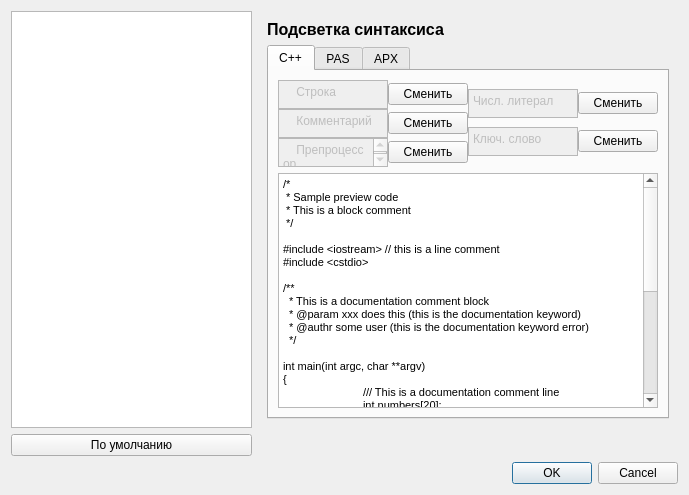
<?xml version="1.0" encoding="UTF-8"?>
<ui version="4.0">
 <class>SettingsDialog</class>
 <widget class="QDialog" name="SettingsDialog">
  <property name="geometry">
   <rect>
    <x>0</x>
    <y>0</y>
    <width>689</width>
    <height>495</height>
   </rect>
  </property>
  <property name="windowTitle">
   <string>Основные настройки</string>
  </property>
  <layout class="QGridLayout" name="gridLayout_4">
   <item row="0" column="0">
    <widget class="QListWidget" name="listWidget">
     <property name="maximumSize">
      <size>
       <width>9999</width>
       <height>99999</height>
      </size>
     </property>
    </widget>
   </item>
   <item row="0" column="1">
    <widget class="QStackedWidget" name="stackedWidget">
     <property name="currentIndex">
      <number>0</number>
     </property>
     <widget class="QWidget" name="page_3">
      <layout class="QGridLayout" name="gridLayout_3">
       <item row="0" column="0">
        <widget class="QLabel" name="label">
         <property name="text">
          <string>&lt;html&gt;&lt;head/&gt;&lt;body&gt;&lt;p&gt;&lt;span style=&quot; font-size:12pt; font-weight:600;&quot;&gt;Подсветка синтаксиса&lt;/span&gt;&lt;/p&gt;&lt;/body&gt;&lt;/html&gt;</string>
         </property>
         <property name="textFormat">
          <enum>Qt::RichText</enum>
         </property>
        </widget>
       </item>
       <item row="1" column="0">
        <widget class="QTabWidget" name="tabWidget">
         <property name="currentIndex">
          <number>0</number>
         </property>
         <widget class="QWidget" name="tab">
          <attribute name="title">
           <string>C++</string>
          </attribute>
          <layout class="QGridLayout" name="gridLayout_2">
           <item row="0" column="0">
            <layout class="QGridLayout" name="gridLayout">
             <property name="spacing">
              <number>0</number>
             </property>
             <item row="0" column="0">
              <layout class="QVBoxLayout" name="verticalLayout">
               <item>
                <layout class="QHBoxLayout" name="horizontalLayout">
                 <item>
                  <widget class="QPlainTextEdit" name="plainTextEdit_2">
                   <property name="enabled">
                    <bool>false</bool>
                   </property>
                   <property name="minimumSize">
                    <size>
                     <width>110</width>
                     <height>29</height>
                    </size>
                   </property>
                   <property name="maximumSize">
                    <size>
                     <width>110</width>
                     <height>29</height>
                    </size>
                   </property>
                   <property name="plainText">
                    <string>    Строка</string>
                   </property>
                  </widget>
                 </item>
                 <item>
                  <widget class="QPushButton" name="pushButton_2">
                   <property name="text">
                    <string>Сменить</string>
                   </property>
                  </widget>
                 </item>
                </layout>
               </item>
               <item>
                <layout class="QHBoxLayout" name="horizontalLayout_2">
                 <item>
                  <widget class="QPlainTextEdit" name="plainTextEdit_3">
                   <property name="enabled">
                    <bool>false</bool>
                   </property>
                   <property name="minimumSize">
                    <size>
                     <width>110</width>
                     <height>29</height>
                    </size>
                   </property>
                   <property name="maximumSize">
                    <size>
                     <width>110</width>
                     <height>29</height>
                    </size>
                   </property>
                   <property name="plainText">
                    <string>    Комментарий</string>
                   </property>
                  </widget>
                 </item>
                 <item>
                  <widget class="QPushButton" name="pushButton_3">
                   <property name="text">
                    <string>Сменить</string>
                   </property>
                  </widget>
                 </item>
                </layout>
               </item>
               <item>
                <layout class="QHBoxLayout" name="horizontalLayout_3">
                 <item>
                  <widget class="QPlainTextEdit" name="plainTextEdit">
                   <property name="enabled">
                    <bool>false</bool>
                   </property>
                   <property name="minimumSize">
                    <size>
                     <width>110</width>
                     <height>29</height>
                    </size>
                   </property>
                   <property name="maximumSize">
                    <size>
                     <width>110</width>
                     <height>29</height>
                    </size>
                   </property>
                   <property name="acceptDrops">
                    <bool>false</bool>
                   </property>
                   <property name="plainText">
                    <string>    Препроцессор</string>
                   </property>
                  </widget>
                 </item>
                 <item>
                  <widget class="QPushButton" name="pushButton">
                   <property name="text">
                    <string>Сменить</string>
                   </property>
                  </widget>
                 </item>
                </layout>
               </item>
              </layout>
             </item>
             <item row="0" column="1">
              <layout class="QVBoxLayout" name="verticalLayout_2">
               <item>
                <layout class="QHBoxLayout" name="horizontalLayout_5">
                 <item>
                  <widget class="QPlainTextEdit" name="plainTextEdit_4">
                   <property name="enabled">
                    <bool>false</bool>
                   </property>
                   <property name="minimumSize">
                    <size>
                     <width>110</width>
                     <height>29</height>
                    </size>
                   </property>
                   <property name="maximumSize">
                    <size>
                     <width>110</width>
                     <height>29</height>
                    </size>
                   </property>
                   <property name="plainText">
                    <string>Числ. литерал</string>
                   </property>
                  </widget>
                 </item>
                 <item>
                  <widget class="QPushButton" name="pushButton_4">
                   <property name="text">
                    <string>Сменить</string>
                   </property>
                  </widget>
                 </item>
                </layout>
               </item>
               <item>
                <layout class="QHBoxLayout" name="horizontalLayout_4">
                 <item>
                  <widget class="QPlainTextEdit" name="plainTextEdit_5">
                   <property name="enabled">
                    <bool>false</bool>
                   </property>
                   <property name="minimumSize">
                    <size>
                     <width>110</width>
                     <height>29</height>
                    </size>
                   </property>
                   <property name="maximumSize">
                    <size>
                     <width>110</width>
                     <height>29</height>
                    </size>
                   </property>
                   <property name="plainText">
                    <string>Ключ. слово</string>
                   </property>
                  </widget>
                 </item>
                 <item>
                  <widget class="QPushButton" name="pushButton_5">
                   <property name="text">
                    <string>Сменить</string>
                   </property>
                  </widget>
                 </item>
                </layout>
               </item>
              </layout>
             </item>
            </layout>
           </item>
           <item row="1" column="0">
            <widget class="QTextEdit" name="textEdit">
             <property name="enabled">
              <bool>true</bool>
             </property>
             <property name="readOnly">
              <bool>true</bool>
             </property>
             <property name="html">
              <string>&lt;!DOCTYPE HTML PUBLIC &quot;-//W3C//DTD HTML 4.0//EN&quot; &quot;http://www.w3.org/TR/REC-html40/strict.dtd&quot;&gt;
&lt;html&gt;&lt;head&gt;&lt;meta name=&quot;qrichtext&quot; content=&quot;1&quot; /&gt;&lt;style type=&quot;text/css&quot;&gt;
p, li { white-space: pre-wrap; }
&lt;/style&gt;&lt;/head&gt;&lt;body style=&quot; font-family:'MS Shell Dlg 2'; font-size:8.25pt; font-weight:400; font-style:normal;&quot;&gt;
&lt;p style=&quot; margin-top:0px; margin-bottom:0px; margin-left:0px; margin-right:0px; -qt-block-indent:0; text-indent:0px;&quot;&gt;&lt;span style=&quot; font-size:8pt;&quot;&gt;/*&lt;/span&gt;&lt;/p&gt;
&lt;p style=&quot; margin-top:0px; margin-bottom:0px; margin-left:0px; margin-right:0px; -qt-block-indent:0; text-indent:0px;&quot;&gt;&lt;span style=&quot; font-size:8pt;&quot;&gt; * Sample preview code&lt;/span&gt;&lt;/p&gt;
&lt;p style=&quot; margin-top:0px; margin-bottom:0px; margin-left:0px; margin-right:0px; -qt-block-indent:0; text-indent:0px;&quot;&gt;&lt;span style=&quot; font-size:8pt;&quot;&gt; * This is a block comment&lt;/span&gt;&lt;/p&gt;
&lt;p style=&quot; margin-top:0px; margin-bottom:0px; margin-left:0px; margin-right:0px; -qt-block-indent:0; text-indent:0px;&quot;&gt;&lt;span style=&quot; font-size:8pt;&quot;&gt; */&lt;/span&gt;&lt;/p&gt;
&lt;p style=&quot;-qt-paragraph-type:empty; margin-top:0px; margin-bottom:0px; margin-left:0px; margin-right:0px; -qt-block-indent:0; text-indent:0px; font-size:8pt;&quot;&gt;&lt;br /&gt;&lt;/p&gt;
&lt;p style=&quot; margin-top:0px; margin-bottom:0px; margin-left:0px; margin-right:0px; -qt-block-indent:0; text-indent:0px;&quot;&gt;&lt;span style=&quot; font-size:8pt;&quot;&gt;#include &amp;lt;iostream&amp;gt; // this is a line comment&lt;/span&gt;&lt;/p&gt;
&lt;p style=&quot; margin-top:0px; margin-bottom:0px; margin-left:0px; margin-right:0px; -qt-block-indent:0; text-indent:0px;&quot;&gt;&lt;span style=&quot; font-size:8pt;&quot;&gt;#include &amp;lt;cstdio&amp;gt;&lt;/span&gt;&lt;/p&gt;
&lt;p style=&quot;-qt-paragraph-type:empty; margin-top:0px; margin-bottom:0px; margin-left:0px; margin-right:0px; -qt-block-indent:0; text-indent:0px; font-size:8pt;&quot;&gt;&lt;br /&gt;&lt;/p&gt;
&lt;p style=&quot; margin-top:0px; margin-bottom:0px; margin-left:0px; margin-right:0px; -qt-block-indent:0; text-indent:0px;&quot;&gt;&lt;span style=&quot; font-size:8pt;&quot;&gt;/**&lt;/span&gt;&lt;/p&gt;
&lt;p style=&quot; margin-top:0px; margin-bottom:0px; margin-left:0px; margin-right:0px; -qt-block-indent:0; text-indent:0px;&quot;&gt;&lt;span style=&quot; font-size:8pt;&quot;&gt;  * This is a documentation comment block&lt;/span&gt;&lt;/p&gt;
&lt;p style=&quot; margin-top:0px; margin-bottom:0px; margin-left:0px; margin-right:0px; -qt-block-indent:0; text-indent:0px;&quot;&gt;&lt;span style=&quot; font-size:8pt;&quot;&gt;  * @param xxx does this (this is the documentation keyword)&lt;/span&gt;&lt;/p&gt;
&lt;p style=&quot; margin-top:0px; margin-bottom:0px; margin-left:0px; margin-right:0px; -qt-block-indent:0; text-indent:0px;&quot;&gt;&lt;span style=&quot; font-size:8pt;&quot;&gt;  * @authr some user (this is the documentation keyword error)&lt;/span&gt;&lt;/p&gt;
&lt;p style=&quot; margin-top:0px; margin-bottom:0px; margin-left:0px; margin-right:0px; -qt-block-indent:0; text-indent:0px;&quot;&gt;&lt;span style=&quot; font-size:8pt;&quot;&gt;  */&lt;/span&gt;&lt;/p&gt;
&lt;p style=&quot;-qt-paragraph-type:empty; margin-top:0px; margin-bottom:0px; margin-left:0px; margin-right:0px; -qt-block-indent:0; text-indent:0px; font-size:8pt;&quot;&gt;&lt;br /&gt;&lt;/p&gt;
&lt;p style=&quot; margin-top:0px; margin-bottom:0px; margin-left:0px; margin-right:0px; -qt-block-indent:0; text-indent:0px;&quot;&gt;&lt;span style=&quot; font-size:8pt;&quot;&gt;int main(int argc, char **argv)&lt;/span&gt;&lt;/p&gt;
&lt;p style=&quot; margin-top:0px; margin-bottom:0px; margin-left:0px; margin-right:0px; -qt-block-indent:0; text-indent:0px;&quot;&gt;&lt;span style=&quot; font-size:8pt;&quot;&gt;{&lt;/span&gt;&lt;/p&gt;
&lt;p style=&quot; margin-top:0px; margin-bottom:0px; margin-left:0px; margin-right:0px; -qt-block-indent:0; text-indent:0px;&quot;&gt;&lt;span style=&quot; font-size:8pt;&quot;&gt;	/// This is a documentation comment line&lt;/span&gt;&lt;/p&gt;
&lt;p style=&quot; margin-top:0px; margin-bottom:0px; margin-left:0px; margin-right:0px; -qt-block-indent:0; text-indent:0px;&quot;&gt;&lt;span style=&quot; font-size:8pt;&quot;&gt;	int numbers[20];&lt;/span&gt;&lt;/p&gt;
&lt;p style=&quot; margin-top:0px; margin-bottom:0px; margin-left:0px; margin-right:0px; -qt-block-indent:0; text-indent:0px;&quot;&gt;&lt;span style=&quot; font-size:8pt;&quot;&gt;	int average = 0;&lt;/span&gt;&lt;/p&gt;
&lt;p style=&quot; margin-top:0px; margin-bottom:0px; margin-left:0px; margin-right:0px; -qt-block-indent:0; text-indent:0px;&quot;&gt;&lt;span style=&quot; font-size:8pt;&quot;&gt;	char ch = '\n';&lt;/span&gt;&lt;/p&gt;
&lt;p style=&quot; margin-top:0px; margin-bottom:0px; margin-left:0px; margin-right:0px; -qt-block-indent:0; text-indent:0px;&quot;&gt;&lt;span style=&quot; font-size:8pt;&quot;&gt;	for (int i = 0; i &amp;lt; 20; ++i) // a breakpoint is set&lt;/span&gt;&lt;/p&gt;
&lt;p style=&quot; margin-top:0px; margin-bottom:0px; margin-left:0px; margin-right:0px; -qt-block-indent:0; text-indent:0px;&quot;&gt;&lt;span style=&quot; font-size:8pt;&quot;&gt;	{&lt;/span&gt;&lt;/p&gt;
&lt;p style=&quot; margin-top:0px; margin-bottom:0px; margin-left:0px; margin-right:0px; -qt-block-indent:0; text-indent:0px;&quot;&gt;&lt;span style=&quot; font-size:8pt;&quot;&gt;		numbers[i] = i; // active line (during debugging)&lt;/span&gt;&lt;/p&gt;
&lt;p style=&quot; margin-top:0px; margin-bottom:0px; margin-left:0px; margin-right:0px; -qt-block-indent:0; text-indent:0px;&quot;&gt;&lt;span style=&quot; font-size:8pt;&quot;&gt;		total += i; // error line&lt;/span&gt;&lt;/p&gt;
&lt;p style=&quot; margin-top:0px; margin-bottom:0px; margin-left:0px; margin-right:0px; -qt-block-indent:0; text-indent:0px;&quot;&gt;&lt;span style=&quot; font-size:8pt;&quot;&gt;	}&lt;/span&gt;&lt;/p&gt;
&lt;p style=&quot; margin-top:0px; margin-bottom:0px; margin-left:0px; margin-right:0px; -qt-block-indent:0; text-indent:0px;&quot;&gt;&lt;span style=&quot; font-size:8pt;&quot;&gt;	average = total / 20;&lt;/span&gt;&lt;/p&gt;
&lt;p style=&quot; margin-top:0px; margin-bottom:0px; margin-left:0px; margin-right:0px; -qt-block-indent:0; text-indent:0px;&quot;&gt;&lt;span style=&quot; font-size:8pt;&quot;&gt;	std::cout &amp;lt;&amp;lt; numbers[0] &amp;lt;&amp;lt; '\n' &amp;lt;&amp;lt; numbers[19] &amp;lt;&amp;lt; '\n';&lt;/span&gt;&lt;/p&gt;
&lt;p style=&quot; margin-top:0px; margin-bottom:0px; margin-left:0px; margin-right:0px; -qt-block-indent:0; text-indent:0px;&quot;&gt;&lt;span style=&quot; font-size:8pt;&quot;&gt;	std::cout &amp;lt;&amp;lt; &amp;quot;total:&amp;quot; &amp;lt;&amp;lt; total &amp;lt;&amp;lt; &amp;quot;average:&amp;quot; &amp;lt;&amp;lt; average &amp;lt;&amp;lt; '\n';&lt;/span&gt;&lt;/p&gt;
&lt;p style=&quot; margin-top:0px; margin-bottom:0px; margin-left:0px; margin-right:0px; -qt-block-indent:0; text-indent:0px;&quot;&gt;&lt;span style=&quot; font-size:8pt;&quot;&gt;	std::cout &amp;lt;&amp;lt; &amp;quot;Press any key...&amp;quot; &amp;lt;&amp;lt; '\n';&lt;/span&gt;&lt;/p&gt;
&lt;p style=&quot; margin-top:0px; margin-bottom:0px; margin-left:0px; margin-right:0px; -qt-block-indent:0; text-indent:0px;&quot;&gt;&lt;span style=&quot; font-size:8pt;&quot;&gt;	getch();&lt;/span&gt;&lt;/p&gt;
&lt;p style=&quot; margin-top:0px; margin-bottom:0px; margin-left:0px; margin-right:0px; -qt-block-indent:0; text-indent:0px;&quot;&gt;&lt;span style=&quot; font-size:8pt;&quot;&gt;}&lt;/span&gt;&lt;/p&gt;
&lt;p style=&quot;-qt-paragraph-type:empty; margin-top:0px; margin-bottom:0px; margin-left:0px; margin-right:0px; -qt-block-indent:0; text-indent:0px; font-size:8pt;&quot;&gt;&lt;br /&gt;&lt;/p&gt;
&lt;p style=&quot;-qt-paragraph-type:empty; margin-top:0px; margin-bottom:0px; margin-left:0px; margin-right:0px; -qt-block-indent:0; text-indent:0px; font-size:8pt;&quot;&gt;&lt;br /&gt;&lt;/p&gt;&lt;/body&gt;&lt;/html&gt;</string>
             </property>
            </widget>
           </item>
          </layout>
          <zorder>plainTextEdit</zorder>
          <zorder>plainTextEdit_2</zorder>
          <zorder>plainTextEdit_3</zorder>
          <zorder>plainTextEdit_4</zorder>
          <zorder>plainTextEdit_5</zorder>
          <zorder>pushButton</zorder>
          <zorder>pushButton_2</zorder>
          <zorder>pushButton_3</zorder>
          <zorder>pushButton_4</zorder>
          <zorder>pushButton_5</zorder>
          <zorder>textEdit</zorder>
          <zorder></zorder>
          <zorder></zorder>
         </widget>
         <widget class="QWidget" name="tab_2">
          <attribute name="title">
           <string>PAS</string>
          </attribute>
          <widget class="QPlainTextEdit" name="plainTextEdit_6">
           <property name="enabled">
            <bool>false</bool>
           </property>
           <property name="geometry">
            <rect>
             <x>20</x>
             <y>20</y>
             <width>104</width>
             <height>31</height>
            </rect>
           </property>
           <property name="plainText">
            <string>    Строка</string>
           </property>
          </widget>
          <widget class="QPlainTextEdit" name="plainTextEdit_7">
           <property name="enabled">
            <bool>false</bool>
           </property>
           <property name="geometry">
            <rect>
             <x>20</x>
             <y>60</y>
             <width>104</width>
             <height>31</height>
            </rect>
           </property>
           <property name="plainText">
            <string>    Комментарий</string>
           </property>
          </widget>
          <widget class="QPlainTextEdit" name="plainTextEdit_8">
           <property name="enabled">
            <bool>false</bool>
           </property>
           <property name="geometry">
            <rect>
             <x>270</x>
             <y>20</y>
             <width>104</width>
             <height>31</height>
            </rect>
           </property>
           <property name="plainText">
            <string>Числ. литерал</string>
           </property>
          </widget>
          <widget class="QPlainTextEdit" name="plainTextEdit_9">
           <property name="enabled">
            <bool>false</bool>
           </property>
           <property name="geometry">
            <rect>
             <x>270</x>
             <y>60</y>
             <width>104</width>
             <height>31</height>
            </rect>
           </property>
           <property name="plainText">
            <string>Ключ. слово</string>
           </property>
          </widget>
          <widget class="QPushButton" name="pushButton_6">
           <property name="geometry">
            <rect>
             <x>130</x>
             <y>20</y>
             <width>75</width>
             <height>31</height>
            </rect>
           </property>
           <property name="text">
            <string>Сменить</string>
           </property>
          </widget>
          <widget class="QPushButton" name="pushButton_7">
           <property name="geometry">
            <rect>
             <x>130</x>
             <y>60</y>
             <width>75</width>
             <height>31</height>
            </rect>
           </property>
           <property name="text">
            <string>Сменить</string>
           </property>
          </widget>
          <widget class="QPushButton" name="pushButton_8">
           <property name="geometry">
            <rect>
             <x>380</x>
             <y>20</y>
             <width>75</width>
             <height>31</height>
            </rect>
           </property>
           <property name="text">
            <string>Сменить</string>
           </property>
          </widget>
          <widget class="QPushButton" name="pushButton_9">
           <property name="geometry">
            <rect>
             <x>380</x>
             <y>60</y>
             <width>75</width>
             <height>31</height>
            </rect>
           </property>
           <property name="text">
            <string>Сменить</string>
           </property>
          </widget>
          <widget class="QTextEdit" name="textEdit_2">
           <property name="geometry">
            <rect>
             <x>10</x>
             <y>120</y>
             <width>461</width>
             <height>251</height>
            </rect>
           </property>
           <property name="readOnly">
            <bool>true</bool>
           </property>
           <property name="html">
            <string>&lt;!DOCTYPE HTML PUBLIC &quot;-//W3C//DTD HTML 4.0//EN&quot; &quot;http://www.w3.org/TR/REC-html40/strict.dtd&quot;&gt;
&lt;html&gt;&lt;head&gt;&lt;meta name=&quot;qrichtext&quot; content=&quot;1&quot; /&gt;&lt;style type=&quot;text/css&quot;&gt;
p, li { white-space: pre-wrap; }
&lt;/style&gt;&lt;/head&gt;&lt;body style=&quot; font-family:'MS Shell Dlg 2'; font-size:8.25pt; font-weight:400; font-style:normal;&quot;&gt;
&lt;p style=&quot; margin-top:0px; margin-bottom:0px; margin-left:0px; margin-right:0px; -qt-block-indent:0; text-indent:0px;&quot;&gt;&lt;span style=&quot; font-size:8pt;&quot;&gt;// Комментарий&lt;/span&gt;&lt;/p&gt;
&lt;p style=&quot; margin-top:0px; margin-bottom:0px; margin-left:0px; margin-right:0px; -qt-block-indent:0; text-indent:0px;&quot;&gt;&lt;span style=&quot; font-size:8pt;&quot;&gt;program First;&lt;/span&gt;&lt;/p&gt;
&lt;p style=&quot; margin-top:0px; margin-bottom:0px; margin-left:0px; margin-right:0px; -qt-block-indent:0; text-indent:0px;&quot;&gt;&lt;span style=&quot; font-size:8pt;&quot;&gt;var &lt;/span&gt;&lt;/p&gt;
&lt;p style=&quot; margin-top:0px; margin-bottom:0px; margin-left:0px; margin-right:0px; -qt-block-indent:0; text-indent:0px;&quot;&gt;&lt;span style=&quot; font-size:8pt;&quot;&gt;  i: integer; r: real;&lt;/span&gt;&lt;/p&gt;
&lt;p style=&quot; margin-top:0px; margin-bottom:0px; margin-left:0px; margin-right:0px; -qt-block-indent:0; text-indent:0px;&quot;&gt;&lt;span style=&quot; font-size:8pt;&quot;&gt;  s: string; c: char;&lt;/span&gt;&lt;/p&gt;
&lt;p style=&quot; margin-top:0px; margin-bottom:0px; margin-left:0px; margin-right:0px; -qt-block-indent:0; text-indent:0px;&quot;&gt;&lt;span style=&quot; font-size:8pt;&quot;&gt;begin&lt;/span&gt;&lt;/p&gt;
&lt;p style=&quot; margin-top:0px; margin-bottom:0px; margin-left:0px; margin-right:0px; -qt-block-indent:0; text-indent:0px;&quot;&gt;&lt;span style=&quot; font-size:8pt;&quot;&gt;  i:=2345; r:=3.1415;&lt;/span&gt;&lt;/p&gt;
&lt;p style=&quot; margin-top:0px; margin-bottom:0px; margin-left:0px; margin-right:0px; -qt-block-indent:0; text-indent:0px;&quot;&gt;&lt;span style=&quot; font-size:8pt;&quot;&gt;  s:='Hello, world'; c:=#10;&lt;/span&gt;&lt;/p&gt;
&lt;p style=&quot; margin-top:0px; margin-bottom:0px; margin-left:0px; margin-right:0px; -qt-block-indent:0; text-indent:0px;&quot;&gt;&lt;span style=&quot; font-size:8pt;&quot;&gt;end.&lt;/span&gt;&lt;/p&gt;&lt;/body&gt;&lt;/html&gt;</string>
           </property>
          </widget>
         </widget>
         <widget class="QWidget" name="tab_3">
          <attribute name="title">
           <string>APX</string>
          </attribute>
         </widget>
        </widget>
       </item>
      </layout>
     </widget>
     <widget class="QWidget" name="page_4">
      <widget class="QLabel" name="label_2">
       <property name="geometry">
        <rect>
         <x>170</x>
         <y>0</y>
         <width>191</width>
         <height>21</height>
        </rect>
       </property>
       <property name="text">
        <string>&lt;html&gt;&lt;head/&gt;&lt;body&gt;&lt;p&gt;&lt;span style=&quot; font-size:12pt; font-weight:600;&quot;&gt;Настройка редактора&lt;/span&gt;&lt;/p&gt;&lt;/body&gt;&lt;/html&gt;</string>
       </property>
       <property name="textFormat">
        <enum>Qt::RichText</enum>
       </property>
      </widget>
     </widget>
    </widget>
   </item>
   <item row="1" column="0">
    <widget class="QPushButton" name="pushButton_10">
     <property name="text">
      <string>По умолчанию</string>
     </property>
    </widget>
   </item>
   <item row="2" column="1">
    <widget class="QDialogButtonBox" name="buttonBox">
     <property name="orientation">
      <enum>Qt::Horizontal</enum>
     </property>
     <property name="standardButtons">
      <set>QDialogButtonBox::Cancel|QDialogButtonBox::Ok</set>
     </property>
    </widget>
   </item>
  </layout>
 </widget>
 <resources/>
 <connections>
  <connection>
   <sender>buttonBox</sender>
   <signal>accepted()</signal>
   <receiver>SettingsDialog</receiver>
   <slot>accept()</slot>
   <hints>
    <hint type="sourcelabel">
     <x>248</x>
     <y>254</y>
    </hint>
    <hint type="destinationlabel">
     <x>157</x>
     <y>274</y>
    </hint>
   </hints>
  </connection>
  <connection>
   <sender>buttonBox</sender>
   <signal>rejected()</signal>
   <receiver>SettingsDialog</receiver>
   <slot>reject()</slot>
   <hints>
    <hint type="sourcelabel">
     <x>316</x>
     <y>260</y>
    </hint>
    <hint type="destinationlabel">
     <x>286</x>
     <y>274</y>
    </hint>
   </hints>
  </connection>
 </connections>
</ui>
